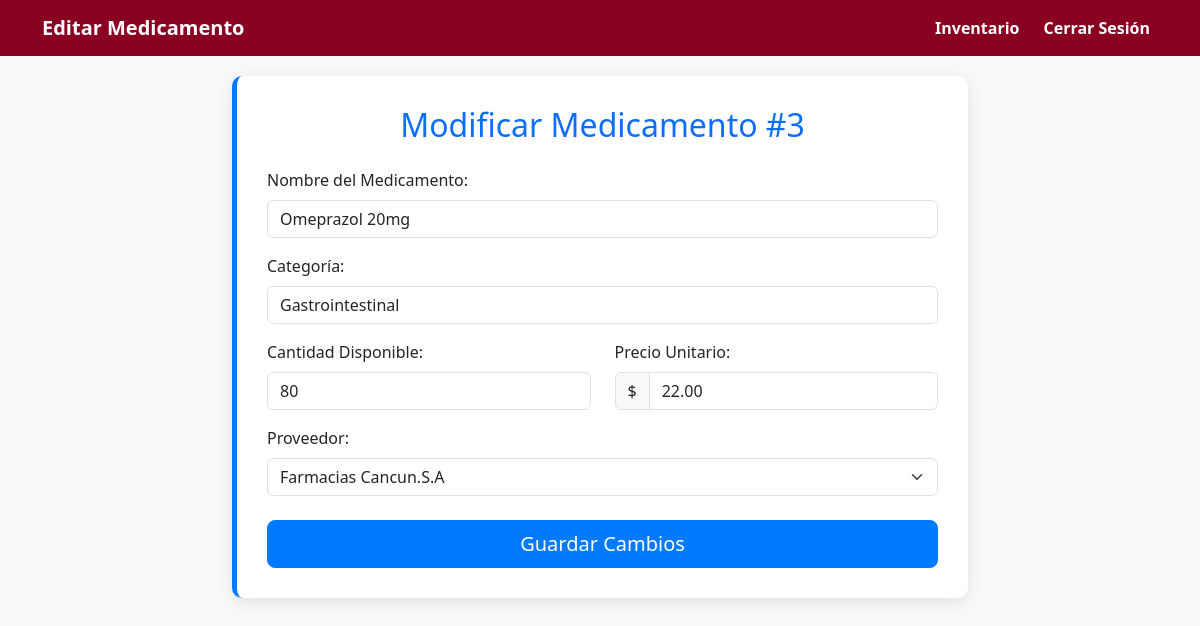
/editar.php?id=3 (signed in), run on the app's committed database.
### tables this page shows
CREATE TABLE `medicamentos` (
  `id` int(11) NOT NULL,
  `nombre` varchar(100) NOT NULL,
  `categoria` varchar(100) DEFAULT NULL,
  `cantidad` int(11) NOT NULL DEFAULT 0,
  `precio` decimal(10,2) NOT NULL,
  `proveedor_id` int(11) DEFAULT NULL,
  `creado_en` datetime DEFAULT current_timestamp(),
  `actualizado_en` datetime DEFAULT current_timestamp() ON UPDATE current_timestamp()
);

CREATE TABLE `proveedores` (
  `id` int(11) NOT NULL,
  `nombre` varchar(100) NOT NULL,
  `telefono` varchar(20) DEFAULT NULL,
  `direccion` varchar(200) DEFAULT NULL,
  `creado_en` datetime DEFAULT current_timestamp()
);

### editar.php (the view, shortened to what this page needs)
<?php
require_once 'db_conexion.php';
$medicamento = null;
$proveedores = [];
$medicamento_id = (int)($_GET['id'] ?? 0);
if ($medicamento_id > 0) {
    $sql_med = "SELECT id, nombre, categoria, cantidad, precio, proveedor_id
                 FROM Medicamentos WHERE id = ?";
    $stmt_med = $conexion->prepare($sql_med);
    $stmt_med->bind_param('i', $medicamento_id);
    $stmt_med->execute();
    $resultado_med = $stmt_med->get_result();
    if ($resultado_med->num_rows === 1) {
        $medicamento = $resultado_med->fetch_assoc();
    } else {
        header('Location: panel.php?estado=' . urlencode('Error: Medicamento no encontrado.'));
        exit();
    }
    $sql_prov = "SELECT id, nombre FROM Proveedores ORDER BY nombre ASC";
    $resultado_prov = $conexion->query($sql_prov);
    if ($resultado_prov && $resultado_prov->num_rows > 0) {
        while ($row = $resultado_prov->fetch_assoc()) {
            $proveedores[] = $row;
        }
    }
} else {
    header('Location: panel.php?estado=' . urlencode('Error: ID de medicamento no proporcionado.'));
    exit();
}
?>
<!DOCTYPE html>
<html lang="es">
<head>
    <link href="https://cdn.jsdelivr.net/npm/bootstrap@5.3.3/dist/css/bootstrap.min.css" rel="stylesheet">
</head>
<body>
    <nav class="navbar navbar-expand-lg navbar-dark fixed-top">
        <div class="container">
            <a class="navbar-brand" href="#">Editar Medicamento</a>
            <div class="collapse navbar-collapse justify-content-end" id="navbarNav">
                <ul class="navbar-nav">
                    <li class="nav-item">
                        <a class="nav-link" href="panel.php">Inventario</a>
                    </li>
                    <li class="nav-item">
                        <a class="nav-link btn btn-sm btn-outline-light ms-2" href="logout.php">Cerrar Sesión</a>
                    </li>
                </ul>
            </div>
        </div>
    </nav>
    <div class="container">
        <div class="row justify-content-center">
            <div class="col-lg-8 col-md-10">
                <div class="form-container">
                    <h2 class="mb-4 text-center text-primary"> Modificar Medicamento #<?= htmlspecialchars($medicamento_id) ?></h2>
                    <?php if ($medicamento): ?>
                        <form action="editar.php?id=<?= $medicamento_id ?>" method="POST">
                            <div class="mb-3">
                                <label for="nombre" class="form-label">Nombre del Medicamento:</label>
                                <input type="text" class="form-control" id="nombre" name="nombre"
                                    value="<?= htmlspecialchars($medicamento['nombre']) ?>" required>
                            </div>
                            <div class="mb-3">
                                <label for="categoria" class="form-label">Categoría:</label>
                                <input type="text" class="form-control" id="categoria" name="categoria"
                                    value="<?= htmlspecialchars($medicamento['categoria']) ?>" required>
                            </div>
                            <div class="row">
                                <div class="col-md-6 mb-3">
                                    <label for="cantidad" class="form-label">Cantidad Disponible:</label>
                                    <input type="number" class="form-control" id="cantidad" name="cantidad" min="0"
                                        value="<?= htmlspecialchars($medicamento['cantidad']) ?>" required>
                                </div>
                                <div class="col-md-6 mb-3">
                                    <label for="precio" class="form-label">Precio Unitario:</label>
                                    <div class="input-group">
                                        <span class="input-group-text">$</span>
                                        <input type="number" class="form-control" id="precio" name="precio" step="0.01" min="0.01"
                                            value="<?= htmlspecialchars($medicamento['precio']) ?>" required>
                                    </div>
                                </div>
                            </div>
                            <div class="mb-4">
                                <label for="proveedor_id" class="form-label">Proveedor:</label>
                                <select class="form-select" id="proveedor_id" name="proveedor_id" required>
                                    <?php foreach ($proveedores as $prov): ?>
                                        <option value="<?= $prov['id'] ?>"
                                            <?= ($prov['id'] == $medicamento['proveedor_id']) ? 'selected' : '' ?>>
                                            <?= htmlspecialchars($prov['nombre']) ?>
                                        </option>
                                    <?php endforeach; ?>
                                </select>
                            </div>
                            <div class="d-grid">
                                <button type="submit" class="btn btn-primary btn-lg">Guardar Cambios</button>
                            </div>
                        </form>
                    <?php else: ?>
                        <div class="alert alert-danger">No se pudo encontrar el medicamento especificado.</div>
                    <?php endif; ?>
                </div>
            </div>
        </div>
    </div>
</body>
</html>

### editar.php (style rules this page uses)
:root { --color-primary: #007bff; --color-accent: #28a745; --color-header: #8a0022; --color-bg: #f8f9fa; }
body { background-color: var(--color-bg); padding-top: 56px; }
.navbar { background-color: var(--color-header) !important; }
.navbar-brand, .nav-link { color: white !important; font-weight: bold; }
.form-container { margin-top: 20px; padding: 30px; background: white; border-radius: 10px; box-shadow: 0 4px 15px rgba(0,0,0,0.1); border-left: 5px solid var(--color-primary); }
.btn-primary { background-color: var(--color-primary); border-color: var(--color-primary); transition: background-color 0.3s; }

### data on the page
medicamentos: nombre "Omeprazol 20mg", categoria "Gastrointestinal", cantidad "80", precio "22.00", proveedor_id "Farmacias Cancun.S.A"

### other printed values
$medicamento_id "3"
